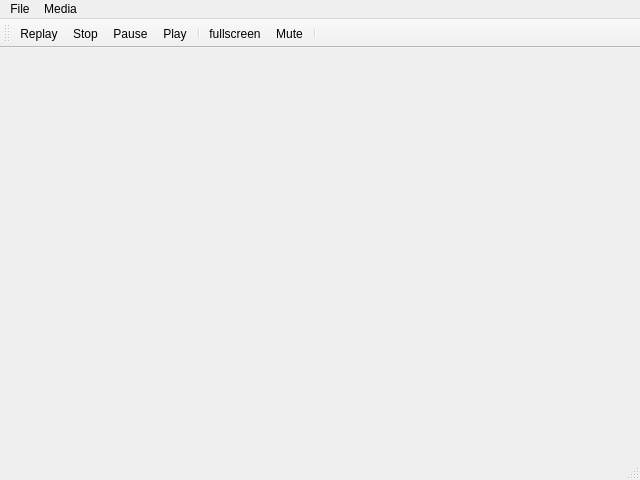
<?xml version="1.0" encoding="UTF-8"?>
<ui version="4.0">
 <class>MainWindow</class>
 <widget class="QMainWindow" name="MainWindow">
  <property name="geometry">
   <rect>
    <x>0</x>
    <y>0</y>
    <width>640</width>
    <height>480</height>
   </rect>
  </property>
  <property name="windowTitle">
   <string>Gaming Mediaplayer ©Notchik</string>
  </property>
  <property name="autoFillBackground">
   <bool>false</bool>
  </property>
  <widget class="QWidget" name="centralWidget"/>
  <widget class="QMenuBar" name="menuBar">
   <property name="geometry">
    <rect>
     <x>0</x>
     <y>0</y>
     <width>640</width>
     <height>21</height>
    </rect>
   </property>
   <widget class="QMenu" name="menuFile">
    <property name="title">
     <string>File</string>
    </property>
    <addaction name="actionOpen"/>
    <addaction name="actionList"/>
    <addaction name="separator"/>
    <addaction name="actionClose"/>
   </widget>
   <widget class="QMenu" name="menuMedia">
    <property name="title">
     <string>Media</string>
    </property>
    <addaction name="actionPlay"/>
    <addaction name="actionPause"/>
    <addaction name="actionReplay"/>
    <addaction name="actionStop"/>
    <addaction name="actionfullscreen"/>
    <addaction name="actionMute"/>
   </widget>
   <addaction name="menuFile"/>
   <addaction name="menuMedia"/>
  </widget>
  <widget class="QToolBar" name="mainToolBar">
   <attribute name="toolBarArea">
    <enum>TopToolBarArea</enum>
   </attribute>
   <attribute name="toolBarBreak">
    <bool>false</bool>
   </attribute>
   <addaction name="actionReplay"/>
   <addaction name="actionStop"/>
   <addaction name="actionPause"/>
   <addaction name="actionPlay"/>
   <addaction name="separator"/>
   <addaction name="actionfullscreen"/>
   <addaction name="actionMute"/>
   <addaction name="separator"/>
  </widget>
  <widget class="QStatusBar" name="statusBar"/>
  <action name="actionStop">
   <property name="icon">
    <iconset resource="resource.qrc">
     <normaloff>:/icon/icons/stop_green.png</normaloff>:/icon/icons/stop_green.png</iconset>
   </property>
   <property name="text">
    <string>Stop</string>
   </property>
  </action>
  <action name="actionPlay">
   <property name="checkable">
    <bool>false</bool>
   </property>
   <property name="icon">
    <iconset resource="resource.qrc">
     <normaloff>:/icon/icons/play_green_controls.png</normaloff>:/icon/icons/play_green_controls.png</iconset>
   </property>
   <property name="text">
    <string>Play</string>
   </property>
  </action>
  <action name="actionPause">
   <property name="icon">
    <iconset resource="resource.qrc">
     <normaloff>:/icon/icons/pause_green.png</normaloff>:/icon/icons/pause_green.png</iconset>
   </property>
   <property name="text">
    <string>Pause</string>
   </property>
  </action>
  <action name="actionOpen">
   <property name="icon">
    <iconset resource="resource.qrc">
     <normaloff>:/icon/icons/Open.png</normaloff>:/icon/icons/Open.png</iconset>
   </property>
   <property name="text">
    <string>Open</string>
   </property>
  </action>
  <action name="actionReplay">
   <property name="icon">
    <iconset resource="resource.qrc">
     <normaloff>:/icon/icons/refresh_reload_arrow_sync-512.png</normaloff>:/icon/icons/refresh_reload_arrow_sync-512.png</iconset>
   </property>
   <property name="text">
    <string>Replay</string>
   </property>
  </action>
  <action name="actionfullscreen">
   <property name="icon">
    <iconset resource="resource.qrc">
     <normaloff>:/icon/icons/2817-200.png</normaloff>:/icon/icons/2817-200.png</iconset>
   </property>
   <property name="text">
    <string>fullscreen</string>
   </property>
  </action>
  <action name="actionList">
   <property name="icon">
    <iconset resource="resource.qrc">
     <normaloff>:/icon/icons/list.png</normaloff>:/icon/icons/list.png</iconset>
   </property>
   <property name="text">
    <string>Info</string>
   </property>
  </action>
  <action name="actionMute">
   <property name="icon">
    <iconset resource="resource.qrc">
     <normaloff>:/icon/icons/muted.png</normaloff>:/icon/icons/muted.png</iconset>
   </property>
   <property name="text">
    <string>Mute</string>
   </property>
  </action>
  <action name="actionClose">
   <property name="icon">
    <iconset resource="resource.qrc">
     <normaloff>:/icon/icons/close_green.png</normaloff>:/icon/icons/close_green.png</iconset>
   </property>
   <property name="text">
    <string>Close</string>
   </property>
  </action>
 </widget>
 <layoutdefault spacing="6" margin="11"/>
 <resources>
  <include location="resource.qrc"/>
 </resources>
 <connections/>
</ui>
